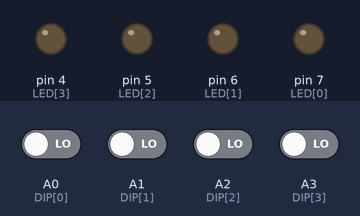
A sketch run on a simulated Arduino Uno, built with avr-gcc and run on an emulated ATmega328P. On the bench: output pins drawn as LEDs (lit = HIGH). The inputs (shaded band) are chosen by the test bench; at power-on: A0 (DIP[0]), A1 (DIP[1]), A2 (DIP[2]), A3 (DIP[3]) LOW.

Above: at 1.2 s.
1.3 s: A0 (DIP[0]) driven HIGH
At 2.3 s:
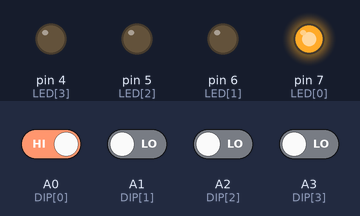
2.8 s: A1 (DIP[1]) driven HIGH
At 3.4 s:
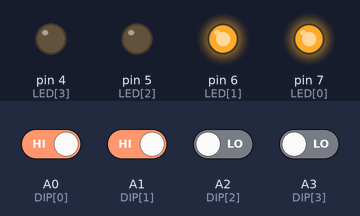
4.3 s: A2 (DIP[2]) driven HIGH
At 4.6 s:
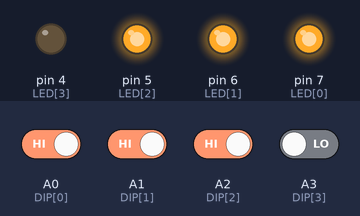
5.8 s: A3 (DIP[3]) driven HIGH
At 7.0 s:
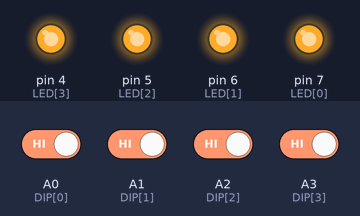
7.3 s: A0 (DIP[0]) driven LOW
At 8.1 s:
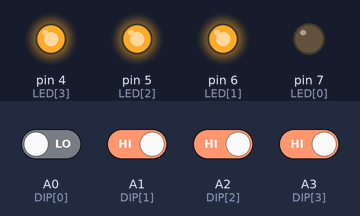
8.8 s: A1 (DIP[1]) driven LOW
At 9.3 s:
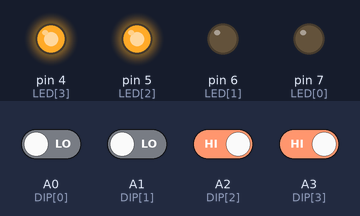
Timing chart, 0 to 11.3 s (numbered marks = the images above; inputs shaded):
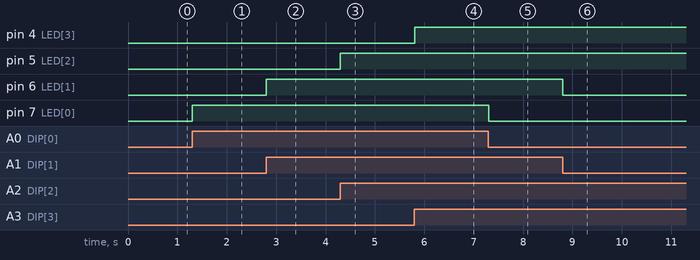

The sketch:

ch2_1.ino
```cpp
// ===== ch2_1.ino =====
const int LED[4]={7,6,5,4};     //7~4腳分別為LED[0]~LED[3]
const int DIP[4]={A0,A1,A2,A3}; //A0~A3腳分別為DIP[0]~DIP[3]

void setup() {
  for(int i=0;i<4;i++) {
    pinMode(LED[i], OUTPUT);  //將LED[0]~LED[3]腳規畫為輸出埠
    digitalWrite(LED[i], 1);  //關閉LED[0]~LED[3]
  }
}

void loop() {
  for(int i=0;i<4;i++) {
    int sw=digitalRead(DIP[i]); //讀取DIP[i]
    digitalWrite(LED[i],sw);    //反應到LED[i]
  }
  delay(100);           //暫停0.1秒
}
```

Measured:
- after the input at 1.3 s, pin 7 (LED[0]): LOW → HIGH at once
- after the input at 2.8 s, pin 6 (LED[1]): LOW → HIGH at once
- after the input at 4.3 s, pin 5 (LED[2]): LOW → HIGH at once
- after the input at 5.8 s, pin 4 (LED[3]): LOW → HIGH at once
- after the input at 7.3 s, pin 7 (LED[0]): HIGH → LOW at once
- after the input at 8.8 s, pin 6 (LED[1]): HIGH → LOW at once
